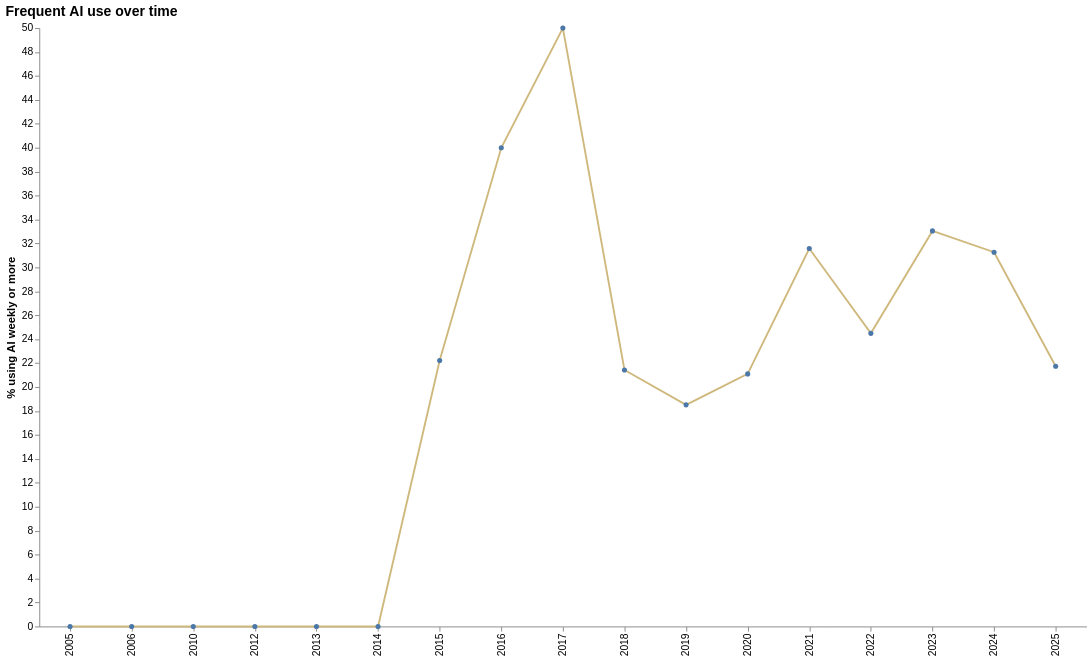

Here is the notebook cell this chart was saved with:
### Markdown cell above
Okay before I start doing my own pass at this file, I'm going to have you do another big revision. Right now it all runs wonderfully, and seems mostly accurate. I just want you to take one more pass with the following goals:







Clean up code for clarity - It's pretty good right now, but dense. Some of the density is necessary, some of it is probably excessive. I generally try to avoid creating  intermediate variables (things that are keys / helpers that kind of thing, let me know if that makes sense) when I code. Sometimes it is helpful, but it also makes it hard downstream to understand what is a global tool that exists for necessary things like data cleaning and transformation, and what only exists to build a certain figure or table.



Do a quick validity pass to make sure that there aren't any glaring issues.



Organization - If it can be improved / cleaned up that would be appreciated



Simplicity - Don't break anything, but where possible, if there's a simpler way to achieve the same outcome, do so



Data management - This is the biggest one, and it feels inadequate right now. I'm going to attach an export of all columns and head values so you can actually see what is in the survey data. There is a lot in there, and ideally, the first parts of this would organize it. Whether that is splitting information into sub- data frames or something else

### Code cell
# Before trusting a time trend: does the AI subset actually span multiple survey years?
ai_rows = raw_survey.dropna(subset=["GS1301_GSGAIDAY"]).copy()
ai_rows["YEAR"] = ai_rows["YEAR"].astype("Int64")

coverage = ai_rows.groupby("YEAR").size().rename("Respondents").reset_index()
display(show_table(coverage, title="AI-question respondents by YEAR", hide_index=True))

# Trend in frequent use (weekly+). If only one or two years appear above, read this as a
# snapshot / slope, not a trend — the cross-sectional views are the real story.
trend = (ai_rows.assign(weekly=lambda d: d["GS1301_GSGAIDAY"].isin(weekly_levels))
         .groupby("YEAR")["weekly"].mean().mul(100).rename("Percent").reset_index())

alt.Chart(trend).mark_line(point=True, color=CU_GOLD).encode(
    x=alt.X("YEAR:O", title=None),
    y=alt.Y("Percent:Q", title="% using AI weekly or more"),
    tooltip=["YEAR", alt.Tooltip("Percent:Q", format=".1f")],
).properties(width=1120, height=640, title="Frequent AI use over time")

### Figure 1 — Vega-Lite specification as saved in the notebook (floating-point values rounded to 4 significant figures)
{"config": {"view": {"stroke": null}, "axis": {"grid": false, "labelColor": "#000000", "titleColor": "#000000", "labelFontSize": 11, "titleFontSize": 12, "labelLimit": 500}, "title": {"anchor": "start", "color": "#000000", "fontSize": 15}, "legend": {"labelFontSize": 11, "titleFontSize": 12}, "range": {"category": ["#CFB87C", "#565A5C", "#000000", "#9EA2A2", "#7A6F52"]}}, "data": {"name": "data-41ec87ff6fae8619a9b54d3fd9dd493f"}, "mark": {"type": "line", "color": "#CFB87C", "point": true}, "encoding": {"tooltip": [{"field": "YEAR", "type": "quantitative"}, {"field": "Percent", "format": ".1f", "type": "quantitative"}], "x": {"field": "YEAR", "title": null, "type": "ordinal"}, "y": {"field": "Percent", "title": "% using AI weekly or more", "type": "quantitative"}}, "height": 640, "title": "Frequent AI use over time", "width": 1120, "$schema": "https://vega.github.io/schema/vega-lite/v6.4.1.json", "datasets": {"data-41ec87ff6fae8619a9b54d3fd9dd493f": [{"YEAR": 2005, "Percent": 0.0}, {"YEAR": 2006, "Percent": 0.0}, {"YEAR": 2010, "Percent": 0.0}, {"YEAR": 2012, "Percent": 0.0}, {"YEAR": 2013, "Percent": 0.0}, {"YEAR": 2014, "Percent": 0.0}, {"YEAR": 2015, "Percent": 22.22}, {"YEAR": 2016, "Percent": 40.0}, {"YEAR": 2017, "Percent": 50.0}, {"YEAR": 2018, "Percent": 21.43}, {"YEAR": 2019, "Percent": 18.52}, {"YEAR": 2020, "Percent": 21.1}, {"YEAR": 2021, "Percent": 31.58}, {"YEAR": 2022, "Percent": 24.49}, {"YEAR": 2023, "Percent": 33.05}, {"YEAR": 2024, "Percent": 31.27}, {"YEAR": 2025, "Percent": 21.74}]}}
